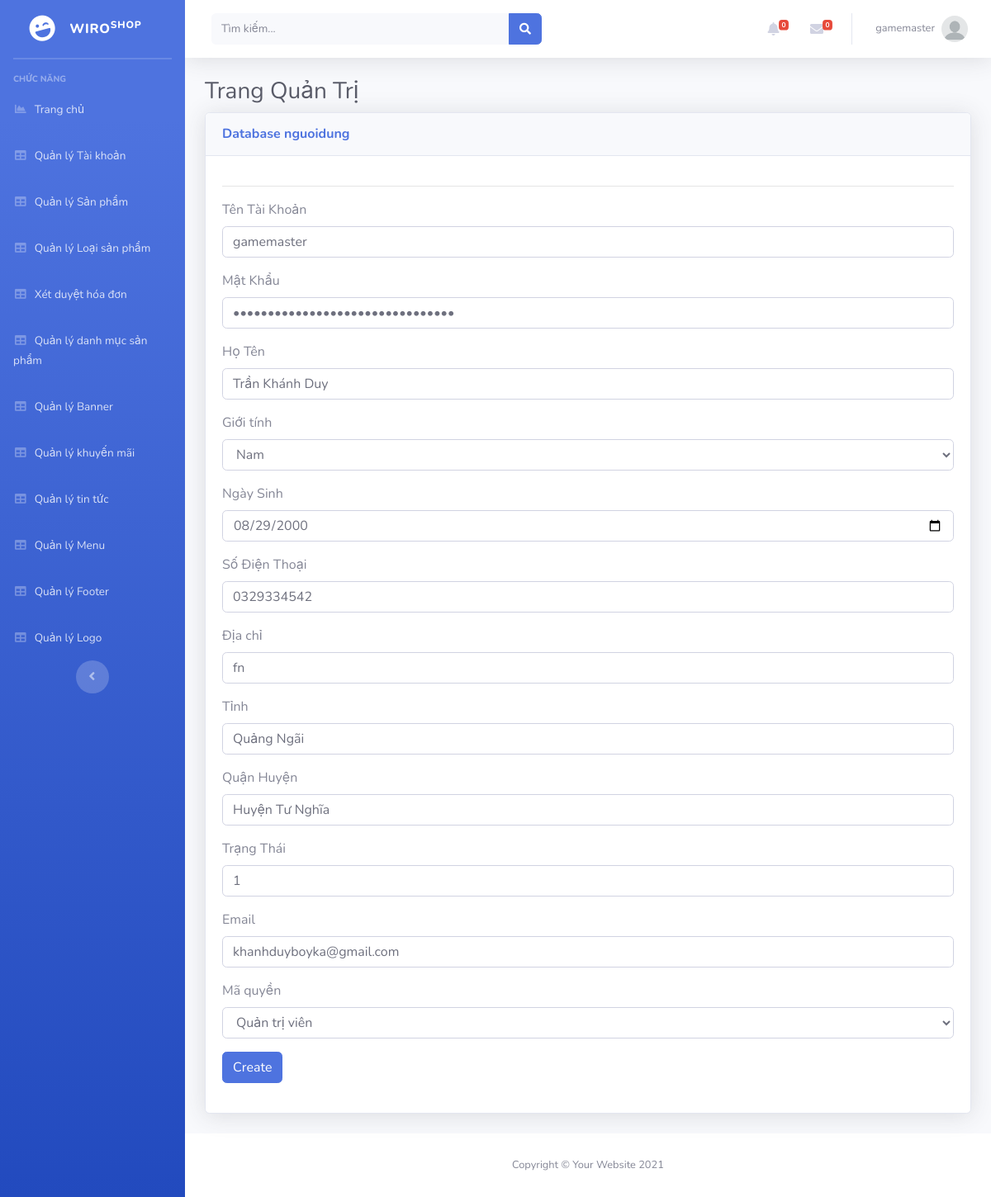
The app's page /Admin/index.php?mod=nguoidung&act=edit&id=26 (signed in) with its own data.
### tables this page shows
CREATE TABLE `nguoidung` (
  `MaND` int(11) NOT NULL,
  `avatar` varchar(255) NOT NULL,
  `HoTen` varchar(20) NOT NULL,
  `GioiTinh` varchar(10) NOT NULL,
  `birthday` date NOT NULL,
  `SDT` varchar(20) DEFAULT NULL,
  `Email` varchar(50) NOT NULL,
  `DiaChi` varchar(200) NOT NULL,
  `Tinh` varchar(255) NOT NULL,
  `QuanHuyen` varchar(255) NOT NULL,
  `TaiKhoan` varchar(100) NOT NULL,
  `MatKhau` varchar(100) NOT NULL,
  `MaQuyen` int(11) NOT NULL,
  `TrangThai` int(11) NOT NULL
);

### Admin/MVC/controllers/NguoiDungController.php (called while the page is built, shortened)
<?php
class NguoiDungController
{
    var $nguoidung_model;
    public function __construct()
    {
        $this->nguoidung_model = new nguoidung();
    }
    public function edit()
    {
        $id = isset($_GET['id']) ? $_GET['id'] : 1;
        $data = $this->nguoidung_model->find($id);
        require_once("MVC/Views/Admin/index.php");
    }
}

### Admin/MVC/Models/connection.php (called while the page is built, shortened)
<?php
    class Connection{
        function __construct()
        {
            $severname ="localhost";
            $username ="root";
            $password ="";
            $db_name ="wiroshop";
            $this->conn = new mysqli($severname,$username,$password,$db_name);
        }
    }
?>

### Admin/MVC/Models/model.php (called while the page is built, shortened)
<?php
require_once("connection.php");
class Model
{
    var $conn;
    var $table;
    var $contens;
    function __construct()
    {
        $conn_obj = new Connection();
        $this->conn = $conn_obj->conn;
    }
    function find($id)
    {
        $query = "select * from $this->table where $this->contens = $id";
         return $this->conn->query($query)->fetch_assoc();
    }
}

### Admin/MVC/Views/nguoidung/edit.php (the view, shortened to what this page needs)
<hr>
<table class="table table-bordered" id="dataTable" width="100%" cellspacing="0">
    <form action="?mod=nguoidung&act=update" method="POST" role="form" enctype="multipart/form-data">
           <div class="form-group">
               <label for="">Tên Tài Khoản</label>
               <input type="text" class="form-control" id="" placeholder="" name="TaiKhoan" value="<?= $data['TaiKhoan']?>">
           </div>
           <div class="form-group">
               <label for="">Mật Khẩu</label>
               <input type="Password" class="form-control" id="" placeholder="" name="MatKhau" value="<?= $data['MatKhau']?>">
           </div>
               <div class="form-group">
               <label for="">Họ Tên</label>
               <input type="text" class="form-control" id="" placeholder="" name="HoTen" value="<?= $data['HoTen']?>">
           </div>
           <div class="form-group">
               <label for="">Giới tính</label>
               <select id="" name="GioiTinh" class="form-control">
                    <option <?= ($data['GioiTinh'] == 'Nam')?'selected':''?> value="Nam"> Nam</option>
               </select>
           </div>
             <div class="form-group">
               <label for="">Ngày Sinh</label>
               <input type="date" class="form-control" id="" placeholder="" name="birthday" value="<?= $data['birthday']?>">
           </div>
           <div class="form-group">
               <label for="">Số Điện Thoại</label>
               <input type="text" class="form-control" id="" placeholder="" name="SDT" value="<?= $data['SDT']?>">
           </div>
           <div class="form-group">
               <label for="">Địa chỉ</label>
               <input type="text" class="form-control" id="" placeholder="" name="DiaChi" value="<?= $data['DiaChi']?>">
           </div>
            <div class="form-group">
               <label for="">Tỉnh</label>
               <input type="text" class="form-control" id="" placeholder="" name="Tinh" value="<?= $data['Tinh']?>">
           </div>
            <div class="form-group">
               <label for="">Quận Huyện</label>
               <input type="text" class="form-control" id="" placeholder="" name="QuanHuyen" value="<?= $data['QuanHuyen']?>">
           </div>
           <div class="form-group">
               <label for="">Trạng Thái</label>
               <input type="text" class="form-control" id="" placeholder="" name="TrangThai" value="<?= $data['TrangThai']?>">
           </div>
           <div class="form-group">
               <label for="">Email</label>
               <input type="Email" class="form-control" id="" placeholder="" name="Email" value="<?= $data['Email']?>">
           </div>
           <div class="form-group">
           <div class="form-group">
               <label for="">Mã quyền</label>
               <select id="" name="MaQuyen" class="form-control">
                    <option <?= ($data['MaQuyen'] == '2')?'selected':''?> value="2"> Quản trị viên</option>
               </select>
           </div>
           </div>
           <button type="submit" class="btn btn-primary">Create</button>
    </form>
</table>

### records on screen
nguoidung: TaiKhoan "gamemaster", HoTen "Trần Khánh Duy", GioiTinh "Nam", birthday "08/29/2000", SDT "0329334542", DiaChi "fn", Tinh "Quảng Ngãi", QuanHuyen "Huyện Tư Nghĩa", TrangThai "1", Email "khanhduyboyka@gmail.com", MaQuyen "Quản trị viên"

### other values on screen
$_SESSION['login']['TaiKhoan'] "gamemaster"
$mod "nguoidung"
